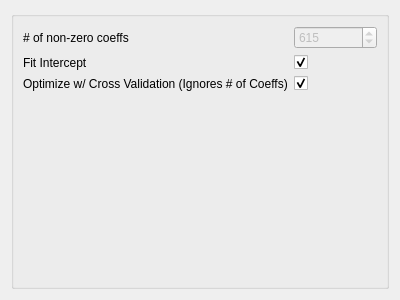
<?xml version="1.0" encoding="UTF-8"?>
<ui version="4.0">
 <class>Form</class>
 <widget class="QWidget" name="Form">
  <property name="geometry">
   <rect>
    <x>0</x>
    <y>0</y>
    <width>400</width>
    <height>300</height>
   </rect>
  </property>
  <property name="windowTitle">
   <string>Form</string>
  </property>
  <layout class="QVBoxLayout" name="verticalLayout">
   <item>
    <widget class="QGroupBox" name="groupBox">
     <layout class="QFormLayout" name="formLayout">
      <property name="fieldGrowthPolicy">
       <enum>QFormLayout::AllNonFixedFieldsGrow</enum>
      </property>
      <item row="0" column="0">
       <widget class="QLabel" name="numOfNonZeroCoeffsLabel">
        <property name="text">
         <string># of non-zero coeffs</string>
        </property>
       </widget>
      </item>
      <item row="0" column="1">
       <widget class="QSpinBox" name="numOfNonZeroCoeffsSpinBox">
        <property name="enabled">
         <bool>false</bool>
        </property>
        <property name="maximum">
         <number>999999999</number>
        </property>
        <property name="value">
         <number>615</number>
        </property>
       </widget>
      </item>
      <item row="1" column="0">
       <widget class="QLabel" name="fitInterceptLabel">
        <property name="text">
         <string>Fit Intercept</string>
        </property>
       </widget>
      </item>
      <item row="1" column="1">
       <widget class="QCheckBox" name="fitInterceptCheckBox">
        <property name="checked">
         <bool>true</bool>
        </property>
       </widget>
      </item>
      <item row="2" column="0">
       <widget class="QLabel" name="optimizeWCrossValidationLabel">
        <property name="text">
         <string>Optimize w/ Cross Validation (Ignores # of Coeffs)</string>
        </property>
       </widget>
      </item>
      <item row="2" column="1">
       <widget class="QCheckBox" name="optimizeWCrossValidationCheckBox">
        <property name="checked">
         <bool>true</bool>
        </property>
       </widget>
      </item>
     </layout>
    </widget>
   </item>
  </layout>
 </widget>
 <resources/>
 <connections>
  <connection>
   <sender>optimizeWCrossValidationCheckBox</sender>
   <signal>toggled(bool)</signal>
   <receiver>numOfNonZeroCoeffsSpinBox</receiver>
   <slot>setDisabled(bool)</slot>
   <hints>
    <hint type="sourcelabel">
     <x>268</x>
     <y>71</y>
    </hint>
    <hint type="destinationlabel">
     <x>267</x>
     <y>36</y>
    </hint>
   </hints>
  </connection>
 </connections>
</ui>
